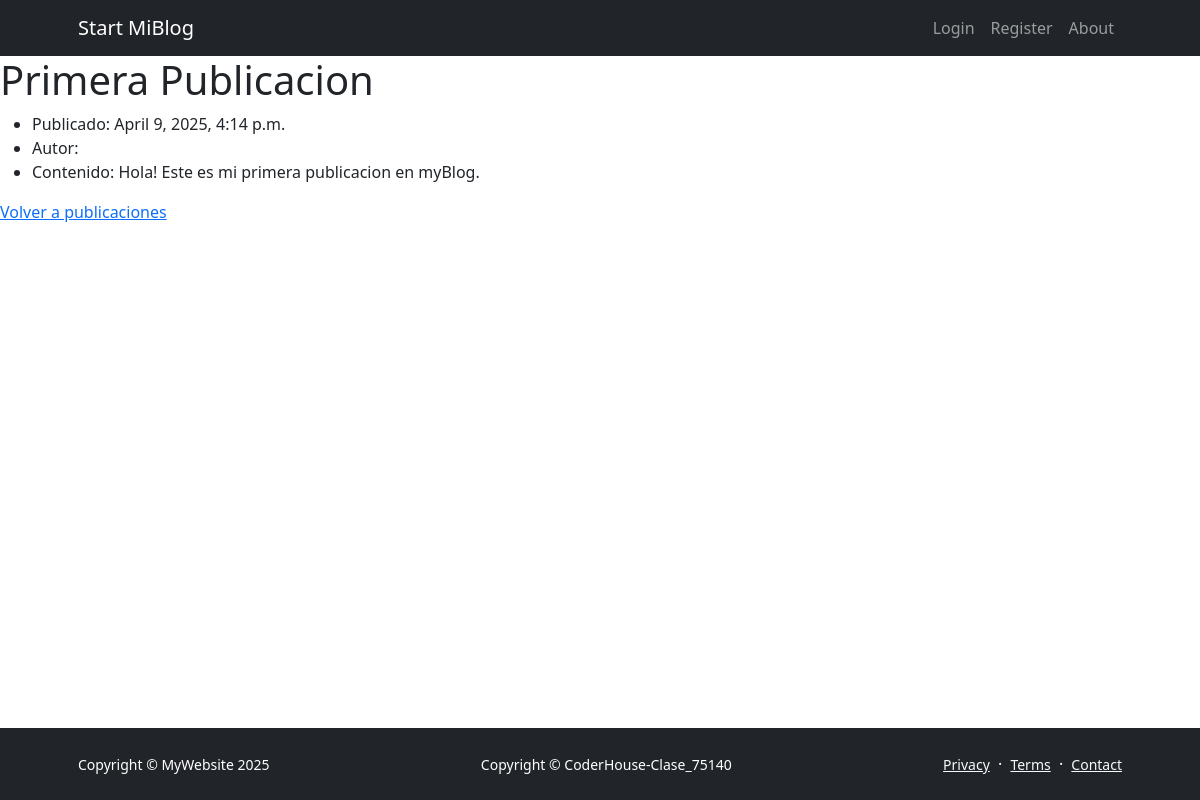
The page /post/post/detail/1/ on the database its author committed.
### post/models.py (models this page shows, shortened)
class Post(models.Model):
    title = models.CharField(max_length=200)
    content = models.TextField()
    created_at = models.DateTimeField(auto_now_add=True)
    updated_at = models.DateTimeField(auto_now=True)

### post/views.py (the view)
# urls.py: path('post/detail/<int:pk>/', views.PostDetailView.as_view(), name='post_detail'),
class PostDetailView(DetailView):
    model = models.Post
    template_name = 'post/post_detail.html'

### post/templates/post/post_detail.html
{% extends "myapp/base.html" %}
{% block content %}
    <h1>{{ post.title }}</h1>
    <div>
        <ul>
            <li>Publicado: {{ post.created_at }}</li>
            <li>Autor: {{ user.username }}</li>
            <li>Contenido: {{ post.content|safe }}</li>
        </ul>
    </div>
    <a href="{% url 'post:post_list' %}">Volver a publicaciones</a>
    {% endblock %}

### rows shown on the page
Post: title "Primera Publicacion", created_at "April 9, 2025, 4:14 p.m.", content "Hola! Este es mi primera publicacion en myBlog."
